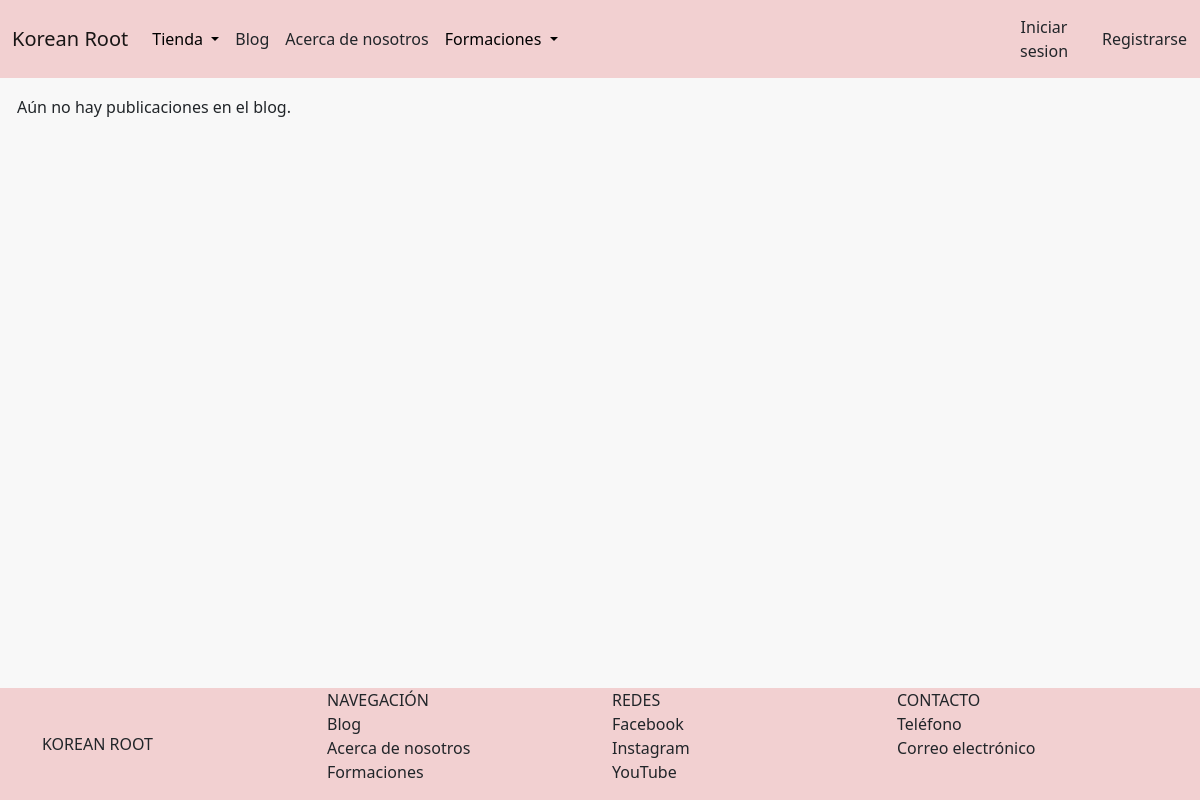
/blog/listablog/, run on an earlier commit of the app's database.
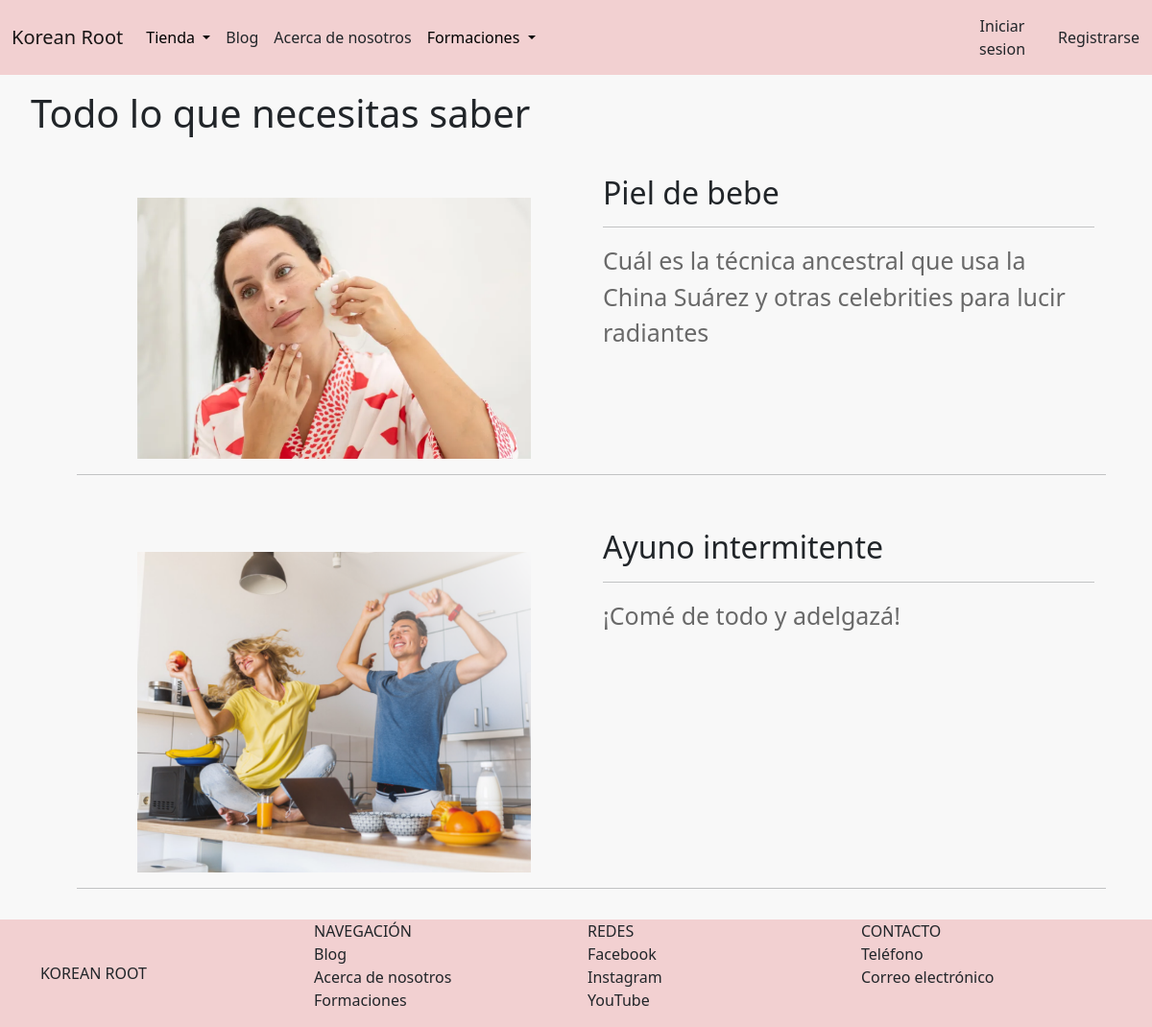
And on a later commit of the database.
### AppBlog/models.py (models this page shows, shortened)
class Post(models.Model):
    titulo = models.CharField(max_length=70)
    subtitulo = models.CharField(max_length=140)
    cuerpo = RichTextField(blank = True, null = True)
    fecha_creacion = models.DateTimeField()
    autor = models.CharField(max_length=50)
    img_portada = models.ImageField(upload_to='portadas_blog', null=True, blank=True)
    img_miniatura = models.ImageField(upload_to='miniaturas_blog', null=True, blank=True)
    fuente = models.CharField(max_length=20, null= True, blank= True)
    link_noticia = models.CharField(max_length=255, null= True, blank= True)

### AppBlog/views.py (the view)
# urls.py: path('listablog/', publicaciones, name='lista_publicaciones'),
def publicaciones(request):
    lista_publicaciones = Post.objects.all().order_by('-id')
    if lista_publicaciones.count() > 0:
        return render(request, 'AppBlog/listaPublicaciones.html', {'publicaciones': lista_publicaciones})
    else:
        messages.error(request, 'Aún no hay publicaciones en el blog.')
        return render(request, 'AppBlog/listaPublicaciones.html')

### AppBlog/templates/AppBlog/listaPublicaciones.html (shortened to what this page needs)
{% extends 'AppTienda/padre.html' %}
{% load static %}
{% block contenidoQueCambia %}
    <div style="border-bottom: 2%; border-top: 2%;">
        <ul>
            {% if publicaciones %}
                <h1 style="margin-top: 1rem; margin-bottom: 1rem;">Todo lo que necesitas saber</h1>
                {% for publicacion in publicaciones %}
                    <div class="row" style="margin-bottom: 1rem; margin-left: 3rem; margin-right: 3rem;">
                        <div class="col-6">
                            <div
                            style=
                            "margin-top: 3rem;
                            display: block;
                            align-items: center;
                            width: auto;"
                            >
                            {% if publicacion.img_miniatura %}
                                <img
                                src="{{ publicacion.img_miniatura.url }}"
                                alt=""
                                style=
                                "display: block;
                                margin-left: auto;
                                margin-right: auto;
                                max-width: 80%;
                                max-height: 25rem;"
                                >
                            {% endif %}
                            </div>
                        </div>
                        <div class="col-6" style="margin-top: 1.5rem;">
                            <a href="{% url 'blog:publicacion_detalle' id=publicacion.id %}" style="text-decoration: none; color:inherit;"><h2>{{publicacion.titulo}}</h2></a>
                            <hr>
                        <p style="font-size: 25px; color: rgb(105, 105, 105);">{{publicacion.subtitulo}}</p>
                        </div>
                        <hr style="margin-top: 1rem;">
                    </div>
                {% endfor %}
            {% endif %}
        </ul>
    </div>
{% endblock %}

What changed in the data, as far as the page shows it:
added Post: img_miniatura (picture), titulo "Piel de bebe", subtitulo "Cuál es la técnica ancestral que usa la China Suárez y otras celebrities para lucir radiantes"
added Post: img_miniatura (picture), titulo "Ayuno intermitente", subtitulo "¡Comé de todo y adelgazá!"
Also different on the page:
text now shown: "Todo lo que necesitas saber"
list line gone: "Aún no hay publicaciones en el blog."
